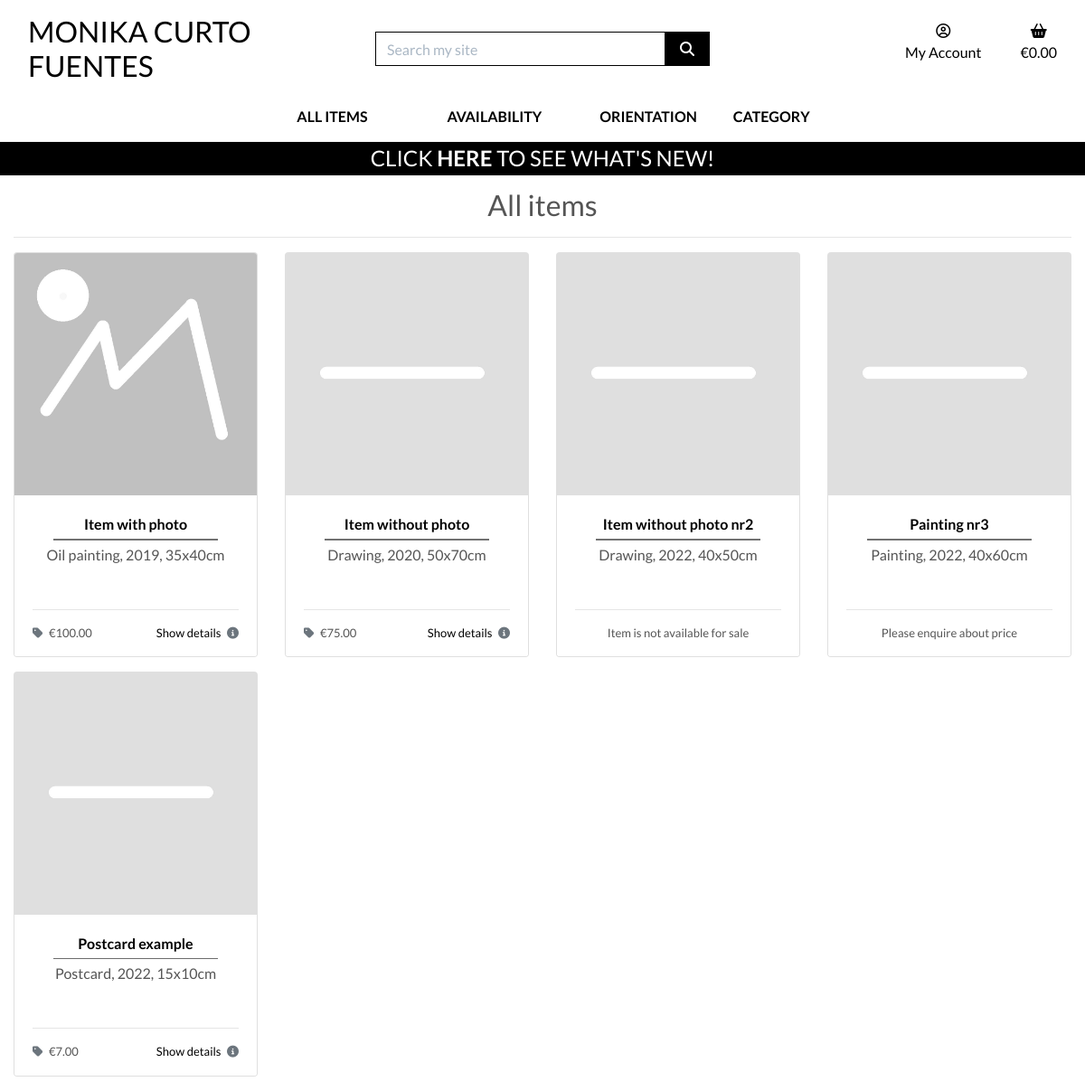
The app's page /products/, older data.
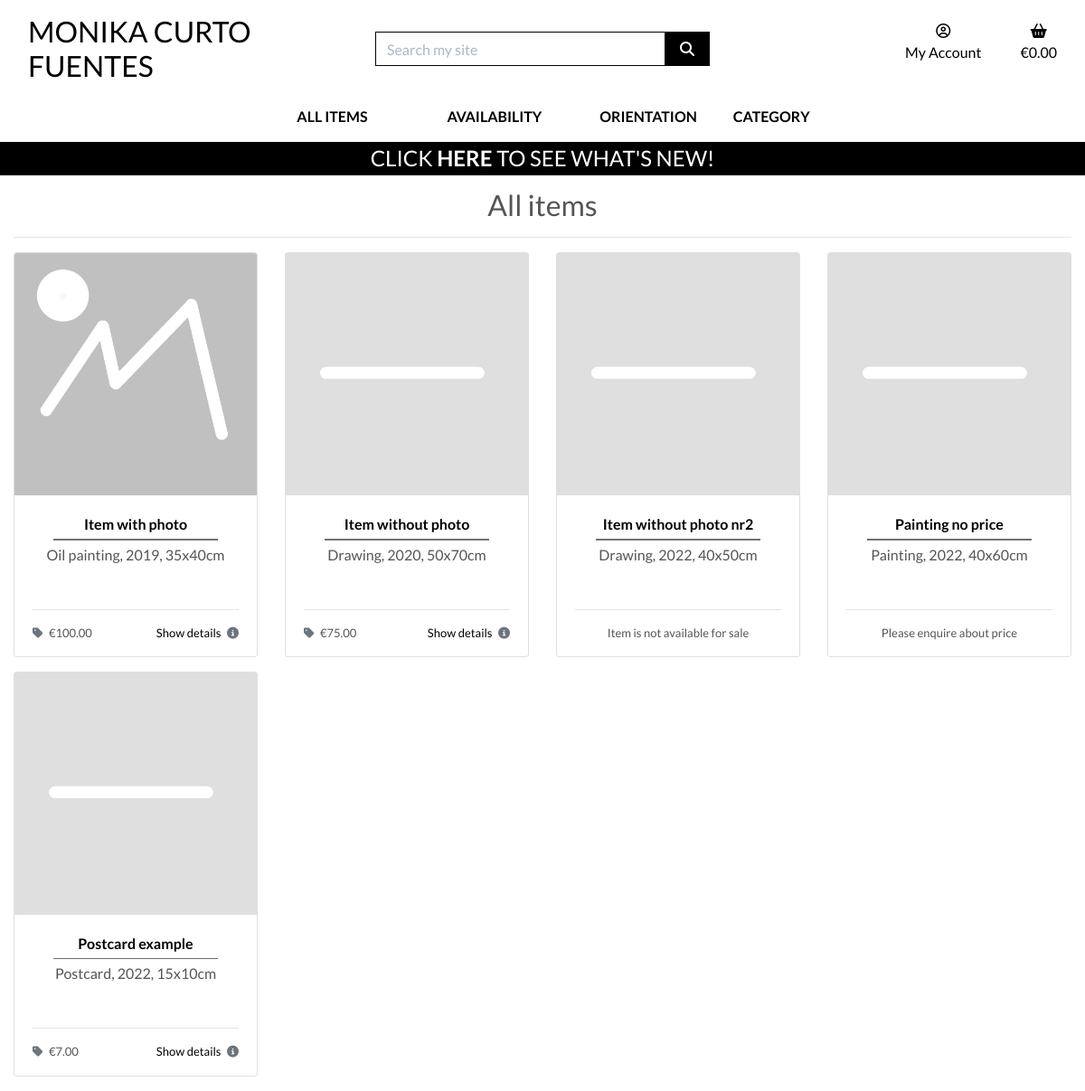
The same page, newer data.
### products/models.py (models this page shows, shortened)
class Product(models.Model):
    sku = models.CharField(
        max_length=254,
        null=True,
        blank=True)
    title = models.CharField(
        max_length=254,
        unique=True)
    excerpt = models.TextField(
        blank=True)
    description = models.TextField()
    price = models.DecimalField(
        max_digits=6,
        decimal_places=2,
        null=True,
        blank=True)
    image = models.ImageField(
        null=True,
        blank=True)
    category = models.ForeignKey(
        'Category',
        null=True,
        blank=True,
        on_delete=models.SET_NULL)
    orientation = models.CharField(
        max_length=9,
        choices=ORIENTATION,
        null=True,
        blank=True)
    is_unique = models.BooleanField(
        default=True)
    priority = models.CharField(
        max_length=10,
        choices=PRIORITY_CHOICES,
        default="3 - Normal",
        null=True,
        blank=True)
    highlight = models.BooleanField(
        default=False)
    available = models.BooleanField(
        default=True)
    live = models.BooleanField(
        default=False)
    created_on = models.DateTimeField(
        auto_now_add=True)
    updated_on = models.DateTimeField(
        auto_now=True)
    class Meta:
        ordering = ['priority', 'created_on']

### products/views.py (the view, shortened to what this page needs)
def all_products(request):
    products = Product.objects.all()
    query = None
    available = None
    availability = None
    orientation = None
    orientations = None
    categories = None
    highlights = None
    context = {
        'products': products,
        'search_term': query,
        'available': available,
        'current_availability': availability,
        'orientation': orientation,
        'current_orientations': orientations,
        'current_categories': categories,
        'highlights': highlights,
    }
    return render(request, 'products/products.html', context)

### bag/contexts.py (called while the page is built, shortened)
def bag_contents(request):
    bag_items = []
    total = 0
    product_count = 0
    bag = request.session.get('bag', {})
    if total < settings.FREE_DELIVERY_THRESHOLD and total > 0:
        min_charge = settings.DELIVERY_MIN_CHARGE
        delivery = max(
            total * Decimal(settings.STANDARD_DELIVERY_PERCENTAGE / 100),
            min_charge)
        free_delivery_delta = settings.FREE_DELIVERY_THRESHOLD - total
    else:
        delivery = 0
        free_delivery_delta = 0
    grand_total = delivery + total
    context = {
        'bag_items': bag_items,
        'total': total,
        'product_count': product_count,
        'delivery': delivery,
        'free_delivery_delta': free_delivery_delta,
        'free_delivery_threshold': settings.FREE_DELIVERY_THRESHOLD,
        'grand_total': grand_total,
    }
    return context

### products/templates/products/products.html (shortened to what the changed rows need)
{% extends "base.html" %}
{% load static %}
{% block content %}
    <div class="container-fluid">
        <div class="row">
            <div class="col-12 text-center mt-5">
                <h2>
                    {% if search_term %}
                        {{ products|length }} item{% if products|length != 1 %}s {% endif %} found for <strong>{{ search_term }}</strong>
                    {% elif current_orientations %}
                        {{ orientation }}s
                    {% elif current_categories %}
                        {% for c in current_categories %}
                            <a href="{% url 'products' %}?category={{ c.name }}">
                                {{ c.friendly_name }}s
                            </a>
                        {% endfor %}
                    {% else %}
                        All items
                    {% endif %}
                </h2>
            </div>
            <div class="col">
                <div class="row">
                    {% for product in products %}
                        {% if product.live %}
                            <div class="col-md-4 col-xl-3 mb-3">
                                <div class="card h-100">
                                    {% if product.image %}
                                        <a href="{% url 'product_detail' product.id %}">
                                            <img src="{{ product.image.url }}" alt="{{ product.title }}" class="card-img-top img-fluid">
                                        </a>
                                    {% else %}
                                        <a href="{% url 'product_detail' product.id %}">
                                            <img src="{{ MEDIA_URL }}placeholder.jpg" alt="{{ product.title }}" class="card-image-top img-fluid">
                                        </a>
                                    {% endif %}
                                    <div class="card-body text-center">
                                        <a href="{% url 'product_detail' product.id %}">
                                            <p class="mb-0 font-weight-bold">{{ product.title }}</p>
                                        </a>
                                        <hr class="hr-middle">
                                        <p class="mb-0">{{ product.excerpt }}</p>
                                    </div>
                                    <div class="card-footer">
                                        <div class="row">
                                            <div class="col">
                                                <hr>
                                                {% if product.available and product.price %}
                                                    <p class="float-left">
                                                        <i class="fas fa-tag mr-1 text-muted"></i>
                                                        &euro;{{ product.price }}
                                                    </p>
                                                    <a href="{% url 'product_detail' product.id %}">
                                                        <p class="float-right">
                                                            Show details
                                                            <i class="fas fa-info-circle ml-1 text-muted"></i>
                                                        </p>
                                                    </a>
                                                {% elif product.available and not product.price %}
                                                    <p class="text-center">
                                                        Please enquire about price
                                                    </p>
                                                {% else %}
                                                    <p class="text-center">
                                                        Item is not available for sale
                                                    </p>
                                                {% endif %}
                                            </div>
                                        </div>
                                    </div>
                                </div>
                            </div>
                        {% endif %}
                    {% endfor %}
                </div>
            </div>
        </div>
    </div>
{% endblock %}

Row changes from the older to the newer data that the page shows:
changed Product: title "Painting nr3" → "Painting no price"
